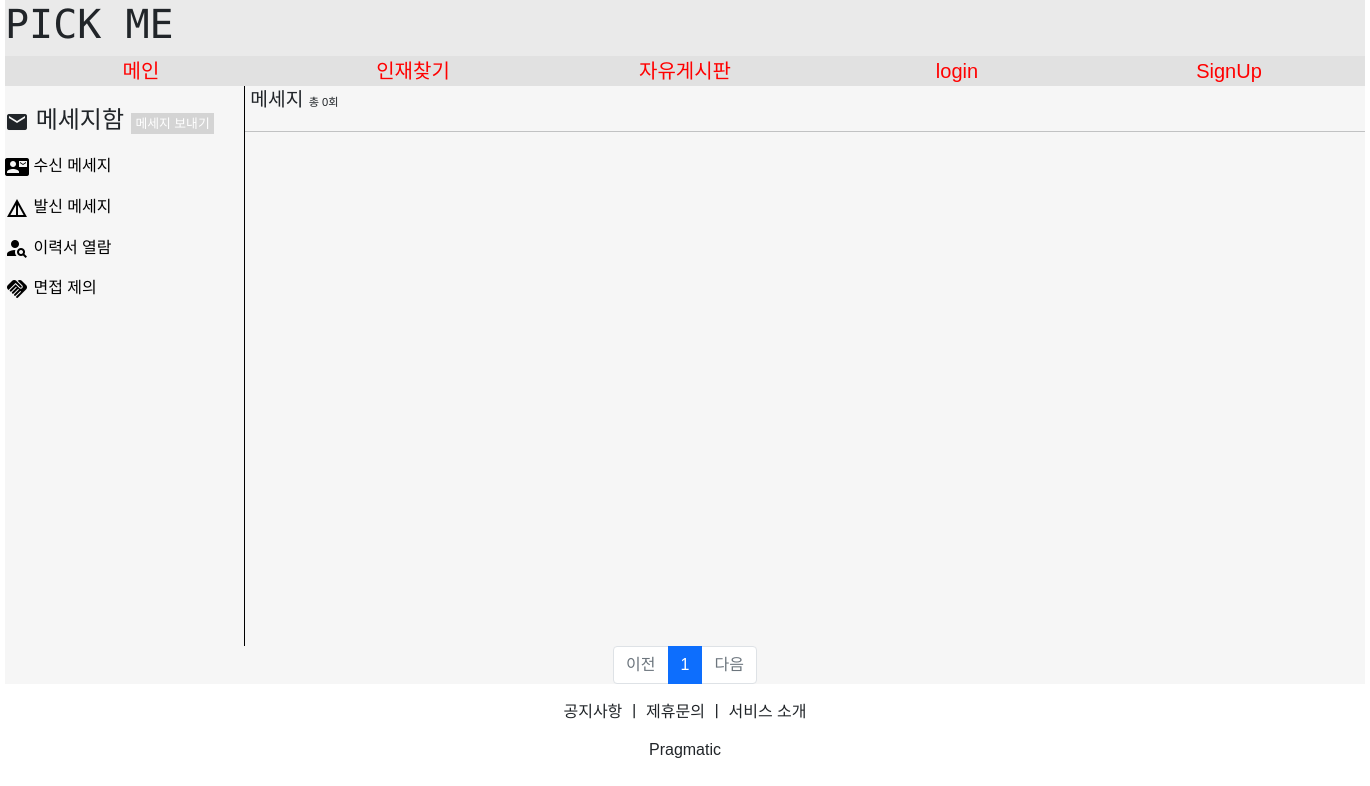
/message/message_content/1, run on an earlier commit of the app's database.
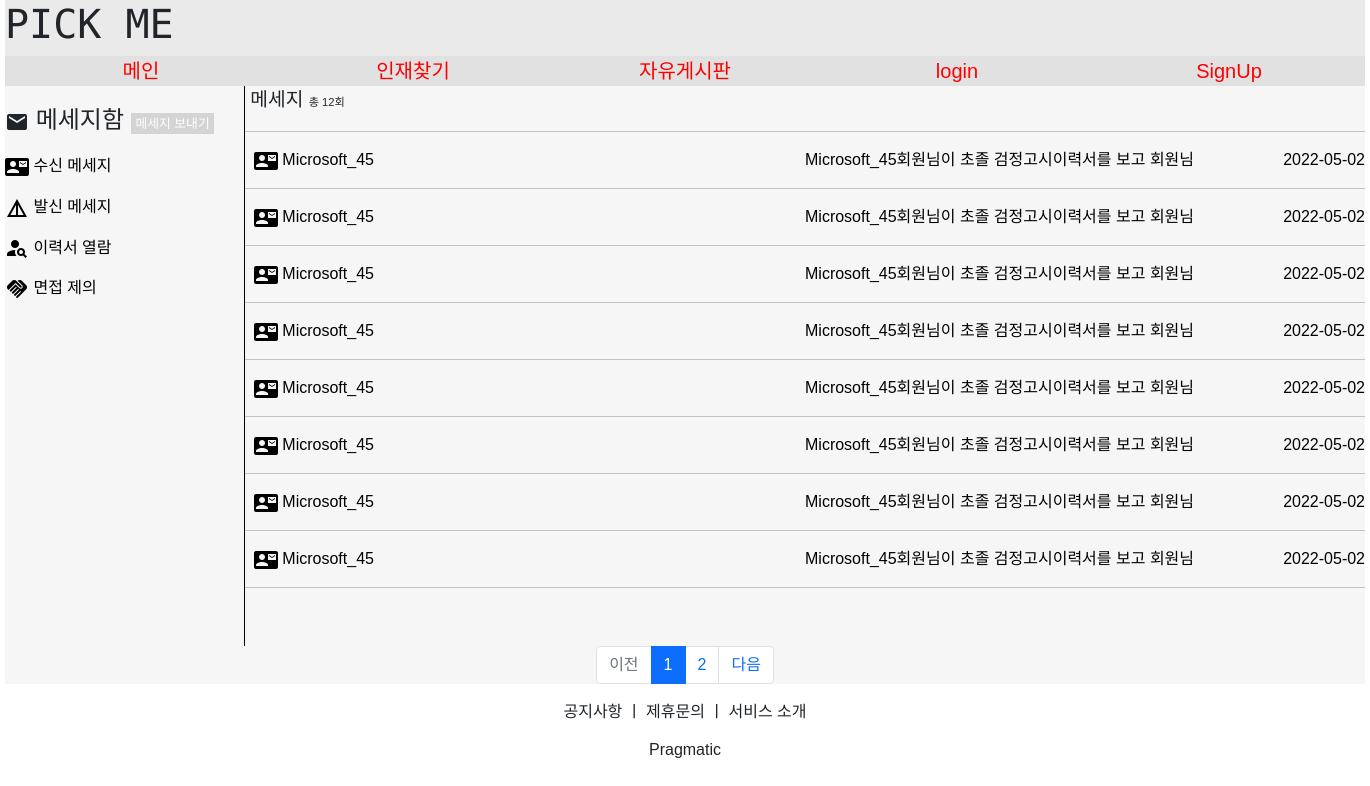
And on a later commit of the database.
### messageapp/models.py (models this page shows)
class Message_Send_Model(models.Model):
    message_send_receive = models.ForeignKey(MyUser, on_delete=models.CASCADE, related_name='message_send_receive')
    message_send_send = models.ForeignKey(MyUser, on_delete=models.CASCADE, related_name='message_send_send')
    message_send_title = models.CharField(max_length=2000)
    message_send_detail = models.TextField()
    message_send_date = models.DateField(auto_now=True)
    message_send_Time = models.TimeField(auto_now=True)
    message_send_date_time = models.DateTimeField(auto_now=True)
    message_send_file = models.FileField(upload_to='message/', null=True, blank=True)

### accountapp/models.py (models this page shows)
class MyUser(AbstractUser):
    nickname = models.CharField(max_length=20, unique=True)
    company_group = models.CharField(max_length=100)
    company_number = models.CharField(max_length=200)
    company_name = models.CharField(max_length=200)
    company_ceo = models.CharField(max_length=100)
    company_logo = models.FileField(upload_to='company_logo/', null=True, blank=True)
    company_phone_number = models.CharField(max_length=100)
    company_paper = models.FileField(upload_to='company_paper/', null=True, blank=True)

### messageapp/views.py (the view)
# urls.py: path('message_content/<int:pk>', views.message_content, name='message_content'),
def message_content(request, pk):
    context={}
    page = request.GET.get('page', '1')
    user = MyUser.objects.filter(pk=pk)
    for temp_user in user:
        message = Message_Send_Model.objects.filter(message_send_receive=temp_user).order_by('-message_send_date_time')
        count = len(message)
    paginator = Paginator(message, 8)
    page_obj = paginator.get_page(page)
    context['message'] = page_obj
    context['count'] = count
    context['pk'] = pk
    return render(request, 'message_content.html', context)

### messageapp/templates/message_content.html (shortened to what the changed rows need)
{% extends 'base-message.html' %}
{% block content %}
    {% load static %}
    <link rel="stylesheet" href="{% static 'css/message.css' %}">
    <div class="message_content">
        <div class="message_list">
            <div style="font-size:1.2rem;">
                &nbsp;메세지
                <span style="font-size:0.7rem;">총 {{ count }}회</span>
            </div>
            <hr>
            {% for list in message %}
                <a href="{% url 'messageapp:message_content_detail' title=list.pk pk=pk %}">
                    <div class="message_main">
                        <div style="width:10rem; height:1.5rem; overflow:hidden; text-overflow:ellipsis;">
                            <i style="vertical-align:middle;" class="material-icons">contact_mail</i>
                            {{ list.message_send_send }}
                        </div>
                        <div style="width:25rem; height:1.5rem; overflow:hidden; text-overflow:ellipsis;">
                        </div>
                        <div style="width:25rem; height:1.5rem; overflow:hidden; text-overflow:ellipsis;">
                            {{ list.message_send_detail }}
                        </div>
                        <div style="width:10rem; display:flex;">
                            <div style="margin-left:auto;">
                                {{ list.message_send_date_time|date:"Y-m-d" }}
                            </div>
                        </div>
                    </div>
                </a>
                <hr>
            {% endfor %}
        </div>
    </div>
    <ul class="pagination justify-content-center">
        {% for page_number in message.paginator.page_range %}
            {% if page_number >= message.number|add:-5 and page_number <= message.number|add:5 %}
                {% if page_number == message.number %}
                    <li class="page-item active" aria-current="page">
                        <a class="page-link" href="?page={{ page_number }}">{{ page_number }}</a>
                    </li>
                {% else %}
                    <li class="page-item">
                        <a class="page-link" href="?page={{ page_number }}">{{ page_number }}</a>
                    </li>
                {% endif %}
            {% endif %}
        {% endfor %}
        {% if message.has_next %}
            <li class="page-item">
                <a class="page-link" href="?page={{ message.next_page_number }}">다음</a>
            </li>
        {% else %}
            <li class="page-item disabled">
                <a class="page-link" tabindex="-1" aria-disabled="true" href="#">다음</a>
            </li>
        {% endif %}
    </ul>
{% endblock %}

What changed in the data, as far as the page shows it:
added Message_Send_Model: message_send_send "Microsoft_45", message_send_detail "Microsoft_45회원님이 초졸 검정고시이력서를 보고…", message_send_date_time "2022-05-02"
added Message_Send_Model: message_send_send "Microsoft_45", message_send_detail "Microsoft_45회원님이 초졸 검정고시이력서를 보고…", message_send_date_time "2022-05-02"
added Message_Send_Model: message_send_send "Microsoft_45", message_send_detail "Microsoft_45회원님이 초졸 검정고시이력서를 보고…", message_send_date_time "2022-05-02"
added Message_Send_Model: message_send_send "Microsoft_45", message_send_detail "Microsoft_45회원님이 초졸 검정고시이력서를 보고…", message_send_date_time "2022-05-02"
added Message_Send_Model: message_send_send "Microsoft_45", message_send_detail "Microsoft_45회원님이 초졸 검정고시이력서를 보고…", message_send_date_time "2022-05-02"
added Message_Send_Model: message_send_send "Microsoft_45", message_send_detail "Microsoft_45회원님이 초졸 검정고시이력서를 보고…", message_send_date_time "2022-05-02"
added Message_Send_Model: message_send_send "Microsoft_45", message_send_detail "Microsoft_45회원님이 초졸 검정고시이력서를 보고…", message_send_date_time "2022-05-02"
added Message_Send_Model: message_send_send "Microsoft_45", message_send_detail "Microsoft_45회원님이 초졸 검정고시이력서를 보고…", message_send_date_time "2022-05-02"
Also different on the page:
{{ count }}: "0" → "12"
new list line: "2"
